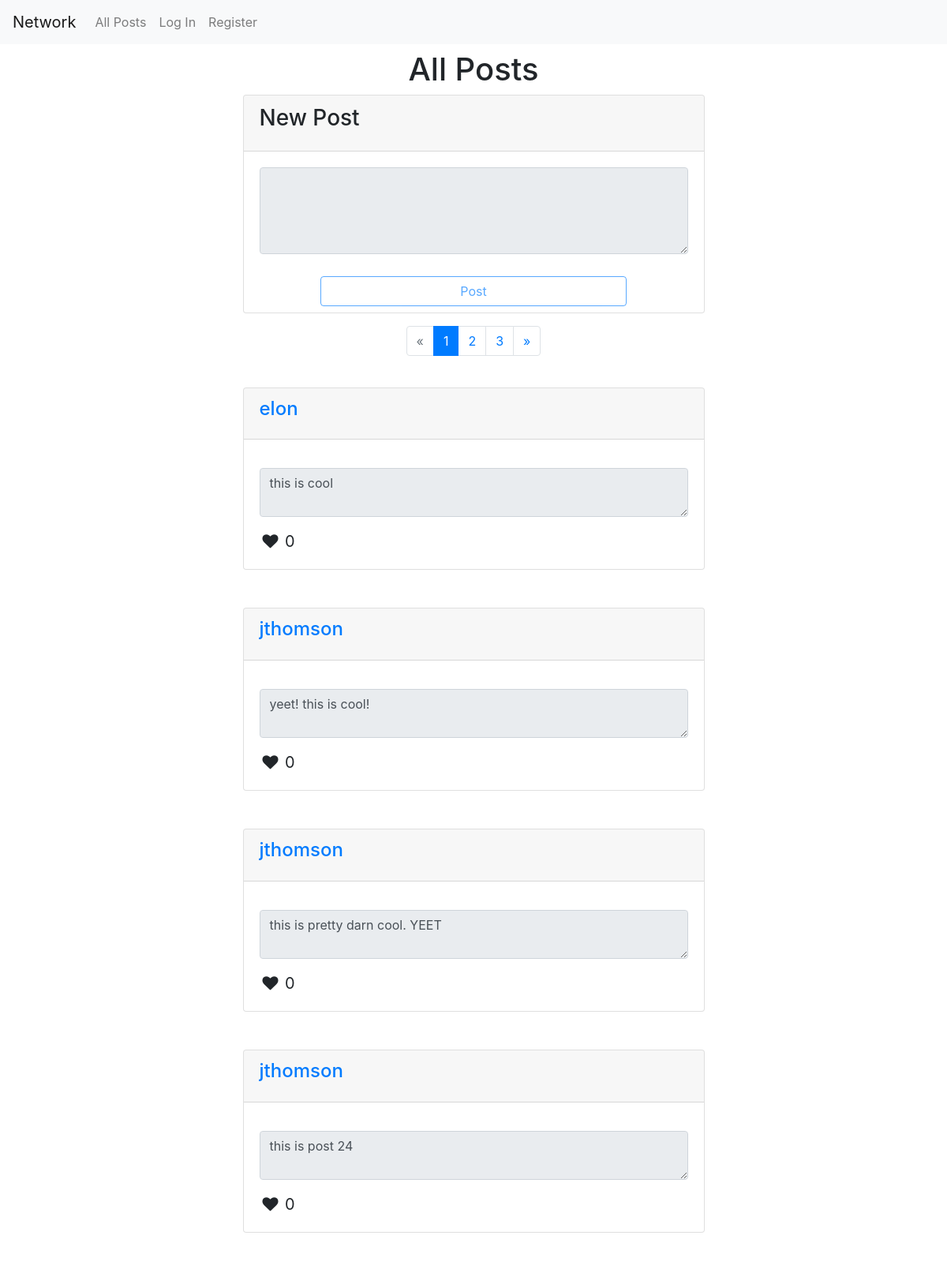
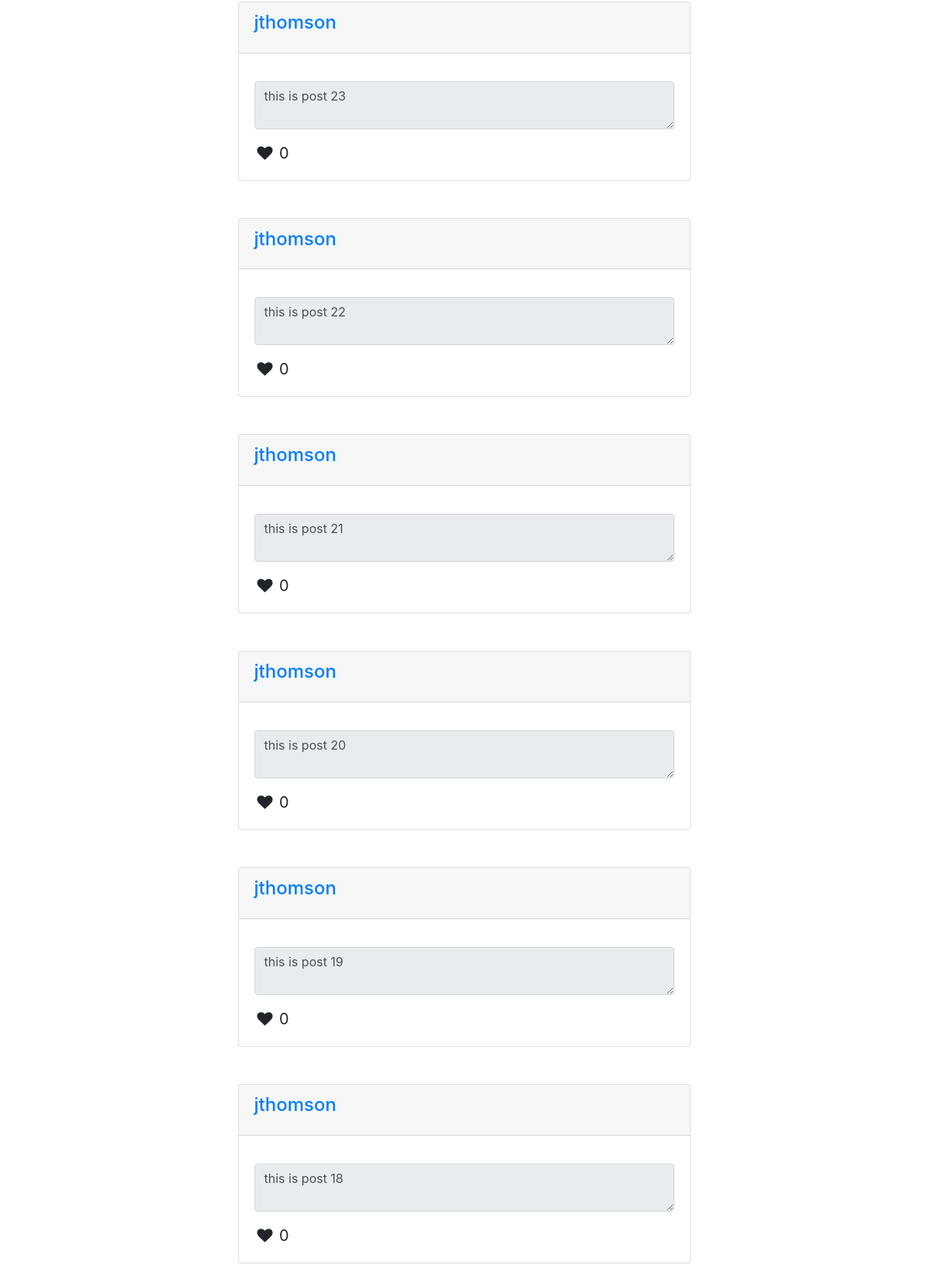
The page / on the database its author committed (2 pictures, top to bottom).
### network/models.py (models this page shows)
class Post(models.Model):
    posting_user = models.ForeignKey(User, on_delete=models.CASCADE, related_name='posts')
    time = models.DateTimeField(auto_now_add=True)
    content = models.TextField()
    likes = models.ManyToManyField(User, related_name='liked_posts')

class User(AbstractUser):
    following = models.ManyToManyField('User', related_name="followers")

### network/views.py (the view, shortened to what this page needs)
# urls.py: path("", views.index, name="index"),
@requires_csrf_token
def index(request):
    posts = Post.objects.all().order_by('-time')
    likes = []
    return showposts(request, posts)

### network/templatetags/custom_tags.py (called while the page is built)
@register.filter(name='printvar')
def printvar(value):
    print(value)
    print(type(value))
    return ''

@register.simple_tag
def setvar(val=None):
  return val

@register.filter(name='index')
def index(value, arg):
    return value[arg]

### network/views.py (called while the page is built, shortened)
def showposts(request, posts, userpage=False, title='All Posts'):
    likes = []
    for post in posts:
        likes.append(post.likes.filter(username=request.user.username).exists())
    paginator = Paginator(posts, 10)
    pagenum = request.GET.get('pagenum', 1)
    try:
        pagenum = int(pagenum)
    except ValueError:
        raise Http404
    if pagenum in paginator.page_range:
        items = paginator.page(pagenum)
    else:
        raise Http404
    data = {
        'items': items,
        'pagenum': pagenum,
        'pages': [p for p in paginator.page_range],
        'firstpage': pagenum == 1,
        'lastpage': pagenum == paginator.num_pages,
        'userpage': userpage,
        'title': title,
        'likes': likes
    }
    return render(request, "network/index.html", data)

### network/templates/network/index.html (shortened to what this page needs)
{% extends "network/layout.html" %}
{% load custom_tags %}
{% block body %}
    {% with urlparam=title %}
        <h1 class="my-2 center">{{ title }}</h1>
        {% if not userpage %}
            <div class="row">
                <div class="col-md-8 col-lg-6 offset-md-2 offset-lg-3">
                    <div class="card">
                        <div class="card-header">
                            <h3 class="card-title">New Post</h3>
                        </div>
                        {% if user.is_authenticated %}
                            <form method='POST' action="{% url 'newpost' %}">
                                {% csrf_token %}
                                <div class="card-body">
                                    <textarea class="form-control" rows=4 required name='content'></textarea>
                                </div>
                                <button class="btn btn-outline-primary my-2 btn-block col-xs-10 offset-xs-1 col-md-8 offset-md-2">Post</button>
                            </form>
                        {% else %}
                            <div class="card-body">
                                <textarea class="form-control disabled" rows=4 disabled></textarea>
                            </div>
                            <button class="btn btn-outline-primary my-2 btn-block col-xs-10 offset-xs-1 col-md-8 offset-md-2 disabled" disabled>Post</button>
                        {% endif %}
                    </div>
                </div>
            </div>
        {% else %}
            <h5 class="text-muted center" id="followers">Followers: {{ followers }}</h5>
            <h5 class="text-muted center">Following: {{ following }}</h5>
        {% endif %}
        {% if not empty %}
            <ul class="pagination justify-content-center my-3">
                {% if firstpage %}
                    <li class="page-item disabled">
                        <a class="page-link" href="#">
                            <span>&laquo</span>
                        </a>
                    </li>
                {% endif %}
                {% for num in pages %}
                    {% if num == pagenum %}
                        <li class="page-item active">
                    {% else %}
                        <li class="page-item">
                    {% endif %}
                    {% if urlparam == 'All Posts' %}
                        <a class="page-link" href="{% url 'index' %}?pagenum={{ num }}">{{ num }}</a>
                    {% else %}
                        <a class="page-link" href="{% url 'viewuser' urlparam %}?pagenum={{ num }}">{{ num }}</a>
                    {% endif %}
                        </li>
                {% endfor %}
                {% if lastpage %}
                    <li class="page-item disabled">
                        <a class="page-link" href="#">
                            <span>&raquo</span>
                        </a>
                    </li>
                {% else %}
                    <li class="page-item">
                        {% if urlparam == 'All Posts' %}
                            <a class="page-link" href="{% url 'index' %}?pagenum={{ pagenum|add:1 }}">
                                <span>&raquo</span>
                            </a>
                        {% else %}
                            <a class="page-link" href="{% url 'viewuser' urlparam %}?pagenum={{ pagenum|add:1 }}">
                                <span>&raquo</span>
                            </a>
                        {% endif %}
                    </li>
                {% endif %}
            </ul>
            {% setvar 0 as num %}
            {% for item in items %}
                <div class="row">
                    <div class="col-md-8 col-lg-6 offset-md-2 offset-lg-3 my-4">
                        <div class="card">
                            <div class="card-header">
                                {% with username=item.posting_user.username %}
                                    <a href="{% url 'viewuser' username %}"><h4 class="card-title">{{ username }}</h4></a>
                                {% endwith %}
                            </div>
                            <div class="card-body">
                                <textarea readonly class="form-control my-3" data-content="{{ item.id }}" data-buttonshow="false">{{ item.content }}</textarea>
                                {% if likes|index:num %}
                                    {{  "YEET"|printvar}}
                                    <i class="fa fa-heart likebutton mx-1" data-postid="{{ item.id }}" style="color: red;"></i>
                                {% else %}
                                    <i class="fa fa-heart likebutton mx-1" data-postid="{{ item.id }}"></i>
                                {% endif %}
                                <span class="likeamount" data-amountid="{{ item.id }}">{{ item.likes.count }}</span>
                            </div>
                        </div>
                    </div>
                </div>
                {% setvar num|add:1 as num %}
            {% endfor %}
        {% endif %}
    {% endwith %}
{% endblock %}

### network/static/network/styles.css (style rules this page uses)
.center { text-align: center; }
.likebutton, .likeamount { font-size: 20px !important; }

### rows shown on the page
Post: posting_user.username "elon", id "this is cool", likes.count "0"
Post: posting_user.username "jthomson", id "yeet! this is cool!", likes.count "0"
Post: posting_user.username "jthomson", id "this is pretty darn cool. YEET", likes.count "0"
Post: posting_user.username "jthomson", id "this is post 24", likes.count "0"
Post: posting_user.username "jthomson", id "this is post 23", likes.count "0"
Post: posting_user.username "jthomson", id "this is post 22", likes.count "0"
Post: posting_user.username "jthomson", id "this is post 21", likes.count "0"
Post: posting_user.username "jthomson", id "this is post 20", likes.count "0"
Post: posting_user.username "jthomson", id "this is post 19", likes.count "0"
Post: posting_user.username "jthomson", id "this is post 18", likes.count "0"

### other values the page prints
{{ title }} "All Posts"
{{ num }} "1" "2" "3"
